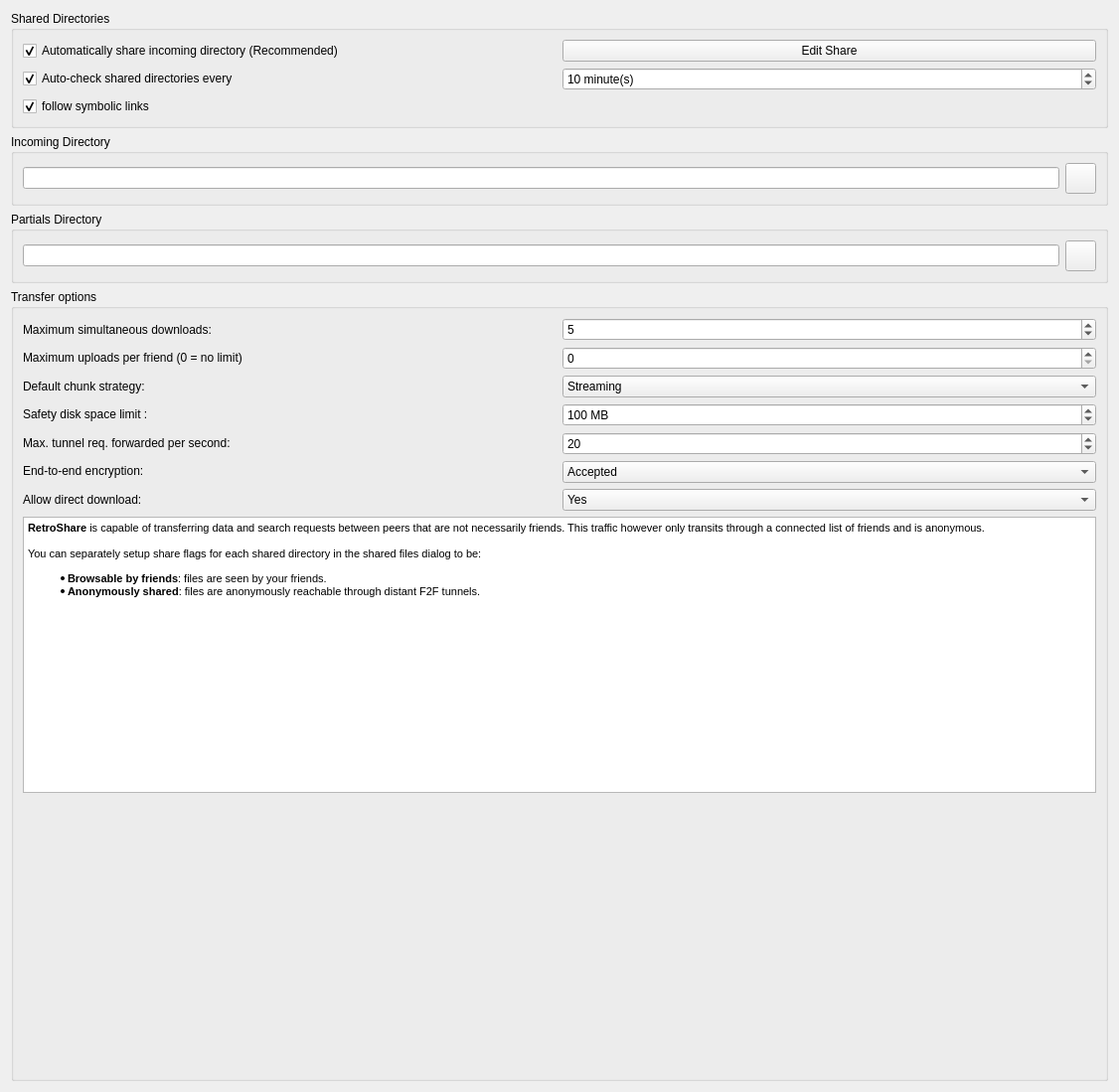
<?xml version="1.0" encoding="UTF-8"?>
<ui version="4.0">
 <class>TransferPage</class>
 <widget class="QWidget" name="TransferPage">
  <property name="geometry">
   <rect>
    <x>0</x>
    <y>0</y>
    <width>1126</width>
    <height>1099</height>
   </rect>
  </property>
  <layout class="QVBoxLayout" name="TransferPageVLayout">
   <item>
    <widget class="QGroupBox" name="sharedGBox">
     <property name="title">
      <string>Shared Directories</string>
     </property>
     <layout class="QVBoxLayout" name="sharedGBoxVLayout">
      <item>
       <layout class="QHBoxLayout" name="shareDownloadHLayout">
        <item>
         <widget class="QCheckBox" name="shareDownloadDirectoryCB">
          <property name="enabled">
           <bool>true</bool>
          </property>
          <property name="text">
           <string>Automatically share incoming directory (Recommended)</string>
          </property>
          <property name="checked">
           <bool>true</bool>
          </property>
         </widget>
        </item>
        <item>
         <widget class="QPushButton" name="editShareButton">
          <property name="text">
           <string>Edit Share</string>
          </property>
         </widget>
        </item>
       </layout>
      </item>
      <item>
       <layout class="QHBoxLayout" name="autoCheckDirectoriesHLayout">
        <item>
         <widget class="QCheckBox" name="autoCheckDirectories_CB">
          <property name="text">
           <string>Auto-check shared directories every </string>
          </property>
          <property name="checked">
           <bool>true</bool>
          </property>
         </widget>
        </item>
        <item>
         <widget class="QSpinBox" name="autoCheckDirectoriesDelay_SB">
          <property name="suffix">
           <string> minute(s)</string>
          </property>
          <property name="minimum">
           <number>1</number>
          </property>
          <property name="maximum">
           <number>5000</number>
          </property>
          <property name="value">
           <number>10</number>
          </property>
         </widget>
        </item>
       </layout>
      </item>
      <item>
       <layout class="QHBoxLayout" name="followSymLinksHLayout">
        <item>
         <widget class="QCheckBox" name="followSymLinks_CB">
          <property name="toolTip">
           <string>&lt;html&gt;&lt;head/&gt;&lt;body&gt;&lt;p&gt;Tells Retroshare to follow the links. Loops and duplicate directories are automatically taken care of. If unchecked, Retroshare will just ignore symbolic links to both files and directories.&lt;/p&gt;&lt;/body&gt;&lt;/html&gt;</string>
          </property>
          <property name="text">
           <string>follow symbolic links</string>
          </property>
          <property name="checked">
           <bool>true</bool>
          </property>
         </widget>
        </item>
       </layout>
      </item>
     </layout>
    </widget>
   </item>
   <item>
    <widget class="QGroupBox" name="incomingGBox">
     <property name="title">
      <string>Incoming Directory</string>
     </property>
     <layout class="QGridLayout" name="incomingGBoxGLayout">
      <item row="0" column="0">
       <widget class="QLineEdit" name="incomingDir">
        <property name="readOnly">
         <bool>true</bool>
        </property>
       </widget>
      </item>
      <item row="0" column="1">
       <widget class="QPushButton" name="incomingButton">
        <property name="minimumSize">
         <size>
          <width>31</width>
          <height>31</height>
         </size>
        </property>
        <property name="maximumSize">
         <size>
          <width>31</width>
          <height>31</height>
         </size>
        </property>
        <property name="toolTip">
         <string>Browse</string>
        </property>
        <property name="text">
         <string/>
        </property>
        <property name="icon">
         <iconset resource="../images.qrc">
          <normaloff>:/images/directoryselect_24x24_shadow.png</normaloff>:/images/directoryselect_24x24_shadow.png</iconset>
        </property>
        <property name="iconSize">
         <size>
          <width>24</width>
          <height>24</height>
         </size>
        </property>
       </widget>
      </item>
     </layout>
    </widget>
   </item>
   <item>
    <widget class="QGroupBox" name="partialGBox">
     <property name="title">
      <string>Partials Directory</string>
     </property>
     <layout class="QGridLayout" name="partialGBoxGLayout">
      <item row="0" column="0">
       <widget class="QLineEdit" name="partialsDir">
        <property name="readOnly">
         <bool>true</bool>
        </property>
       </widget>
      </item>
      <item row="0" column="1">
       <widget class="QPushButton" name="partialButton">
        <property name="minimumSize">
         <size>
          <width>31</width>
          <height>31</height>
         </size>
        </property>
        <property name="maximumSize">
         <size>
          <width>31</width>
          <height>31</height>
         </size>
        </property>
        <property name="toolTip">
         <string>Browse</string>
        </property>
        <property name="text">
         <string/>
        </property>
        <property name="icon">
         <iconset resource="../images.qrc">
          <normaloff>:/images/directoryselect_24x24_shadow.png</normaloff>:/images/directoryselect_24x24_shadow.png</iconset>
        </property>
        <property name="iconSize">
         <size>
          <width>24</width>
          <height>24</height>
         </size>
        </property>
       </widget>
      </item>
     </layout>
    </widget>
   </item>
   <item>
    <widget class="QGroupBox" name="transfertGBox">
     <property name="title">
      <string>Transfer options</string>
     </property>
     <layout class="QVBoxLayout" name="transfertGBoxVLayout">
      <item>
       <layout class="QHBoxLayout" name="transfertHLayout">
        <item>
         <layout class="QVBoxLayout" name="transfertLabelVLayout">
          <item>
           <widget class="QLabel" name="_queueSize_Label">
            <property name="text">
             <string>Maximum simultaneous downloads:</string>
            </property>
           </widget>
          </item>
          <item>
           <widget class="QLabel" name="_max_up_Label">
            <property name="text">
             <string>Maximum uploads per friend (0 = no limit)</string>
            </property>
           </widget>
          </item>
          <item>
           <widget class="QLabel" name="_defaultStrategy_Label">
            <property name="text">
             <string>Default chunk strategy:</string>
            </property>
           </widget>
          </item>
          <item>
           <widget class="QLabel" name="_diskSpaceLimit_Label">
            <property name="text">
             <string>Safety disk space limit :</string>
            </property>
           </widget>
          </item>
          <item>
           <widget class="QLabel" name="_max_tr_up_per_sec_Label">
            <property name="text">
             <string>Max. tunnel req. forwarded per second:</string>
            </property>
           </widget>
          </item>
          <item>
           <widget class="QLabel" name="_e2e_encryption_Label">
            <property name="text">
             <string>End-to-end encryption:</string>
            </property>
           </widget>
          </item>
          <item>
           <widget class="QLabel" name="_filePermDirectDL_Label">
            <property name="text">
             <string>Allow direct download:</string>
            </property>
           </widget>
          </item>
         </layout>
        </item>
        <item>
         <layout class="QVBoxLayout" name="transfertValuesVLayout">
          <item>
           <widget class="QSpinBox" name="_queueSize_SB">
            <property name="enabled">
             <bool>true</bool>
            </property>
            <property name="minimum">
             <number>1</number>
            </property>
            <property name="singleStep">
             <number>1</number>
            </property>
            <property name="value">
             <number>5</number>
            </property>
           </widget>
          </item>
          <item>
           <widget class="QSpinBox" name="_max_up_SB"/>
          </item>
          <item>
           <widget class="QComboBox" name="_defaultStrategy_CB">
            <property name="enabled">
             <bool>true</bool>
            </property>
            <property name="toolTip">
             <string>&lt;html&gt;&lt;head/&gt;&lt;body&gt;&lt;p&gt;&lt;span style=&quot; font-weight:600;&quot;&gt;Streaming &lt;/span&gt;causes the transfer to request 1MB file chunks in increasing order, facilitating preview while downloading. &lt;span style=&quot; font-weight:600;&quot;&gt;Random&lt;/span&gt; is purely random and favors swarming behavior. &lt;span style=&quot; font-weight:600;&quot;&gt;Progressive&lt;/span&gt; is a compromise, selecting the next chunk at random within less than 50MB after the end of the partial file. That allows  some randomness while preventing large empty file initialization times.&lt;/p&gt;&lt;/body&gt;&lt;/html&gt;</string>
            </property>
            <item>
             <property name="text">
              <string>Streaming</string>
             </property>
            </item>
            <item>
             <property name="text">
              <string>Progressive</string>
             </property>
            </item>
            <item>
             <property name="text">
              <string>Random</string>
             </property>
            </item>
           </widget>
          </item>
          <item>
           <widget class="QSpinBox" name="_diskSpaceLimit_SB">
            <property name="toolTip">
             <string>&lt;html&gt;&lt;head/&gt;&lt;body&gt;&lt;p&gt;Retroshare will suspend all transfers and config file saving if the disk space goes below this limit. That prevents loss of information on some systems. A popup window will warn you when that happens.&lt;/p&gt;&lt;/body&gt;&lt;/html&gt;</string>
            </property>
            <property name="suffix">
             <string> MB</string>
            </property>
            <property name="minimum">
             <number>50</number>
            </property>
            <property name="maximum">
             <number>1000</number>
            </property>
            <property name="singleStep">
             <number>10</number>
            </property>
            <property name="value">
             <number>100</number>
            </property>
           </widget>
          </item>
          <item>
           <widget class="QSpinBox" name="_max_tr_up_per_sec_SB">
            <property name="toolTip">
             <string>&lt;html&gt;&lt;head/&gt;&lt;body&gt;&lt;p&gt;This value controls how many tunnel request your peer can forward per second. &lt;/p&gt;&lt;p&gt;If you have a large internet bandwidth, you may raise this up to 30-40, to allow statistically longer tunnels to pass. Be very careful though, since this generates  many small packets that can significantly slow down your own file transfer. &lt;/p&gt;&lt;p&gt;The default value is 20. If you're not sure, keep it that way.&lt;/p&gt;&lt;/body&gt;&lt;/html&gt;</string>
            </property>
            <property name="minimum">
             <number>5</number>
            </property>
            <property name="maximum">
             <number>100</number>
            </property>
            <property name="singleStep">
             <number>1</number>
            </property>
            <property name="value">
             <number>20</number>
            </property>
           </widget>
          </item>
          <item>
           <widget class="QComboBox" name="_e2e_encryption_CB">
            <property name="toolTip">
             <string>&lt;html&gt;&lt;head/&gt;&lt;body&gt;&lt;p&gt;Anonymous tunnels can be end-o-end encrypted. In order to maintain backward compatibility, this can be made optional (choosing &amp;quot;Accepted&amp;quot;), but in the end, all Retroshare nodes will be switched to &amp;quot;Enforced&amp;quot;, meaning that all anonymous transfers will be end-to-end encrypted. With &amp;quot;Accepted&amp;quot;, it is likely that you will transfer using twice as many tunnels, since there is no way to know that an encrypted and a clear tunnel actually transfer from the same source.&lt;/p&gt;&lt;/body&gt;&lt;/html&gt;</string>
            </property>
            <item>
             <property name="text">
              <string>Accepted</string>
             </property>
            </item>
            <item>
             <property name="text">
              <string>Enforced</string>
             </property>
            </item>
           </widget>
          </item>
          <item>
           <widget class="QComboBox" name="_filePermDirectDL_CB">
            <property name="toolTip">
             <string>&lt;html&gt;&lt;head/&gt;&lt;body&gt;&lt;p&gt;How RS manage direct download setting.&lt;/p&gt;&lt;/body&gt;&lt;/html&gt;</string>
            </property>
            <item>
             <property name="text">
              <string>Yes</string>
             </property>
            </item>
            <item>
             <property name="text">
              <string>No</string>
             </property>
            </item>
            <item>
             <property name="text">
              <string>Per user</string>
             </property>
            </item>
           </widget>
          </item>
         </layout>
        </item>
       </layout>
      </item>
      <item>
       <widget class="QTextEdit" name="textEdit">
        <property name="readOnly">
         <bool>true</bool>
        </property>
        <property name="html">
         <string>&lt;!DOCTYPE HTML PUBLIC &quot;-//W3C//DTD HTML 4.0//EN&quot; &quot;http://www.w3.org/TR/REC-html40/strict.dtd&quot;&gt;
&lt;html&gt;&lt;head&gt;&lt;meta name=&quot;qrichtext&quot; content=&quot;1&quot; /&gt;&lt;style type=&quot;text/css&quot;&gt;
p, li { white-space: pre-wrap; }
&lt;/style&gt;&lt;/head&gt;&lt;body style=&quot; font-family:'Sans'; font-size:9pt; font-weight:400; font-style:normal;&quot;&gt;
&lt;p style=&quot; margin-top:0px; margin-bottom:0px; margin-left:0px; margin-right:0px; -qt-block-indent:0; text-indent:0px;&quot;&gt;&lt;span style=&quot; font-size:8pt; font-weight:600;&quot;&gt;RetroShare&lt;/span&gt;&lt;span style=&quot; font-size:8pt;&quot;&gt; is capable of transferring data and search requests between peers that are not necessarily friends. This traffic however only transits through a connected list of friends and is anonymous.&lt;/span&gt;&lt;/p&gt;
&lt;p style=&quot;-qt-paragraph-type:empty; margin-top:0px; margin-bottom:0px; margin-left:0px; margin-right:0px; -qt-block-indent:0; text-indent:0px; font-size:8pt;&quot;&gt;&lt;br /&gt;&lt;/p&gt;
&lt;p style=&quot; margin-top:0px; margin-bottom:0px; margin-left:0px; margin-right:0px; -qt-block-indent:0; text-indent:0px;&quot;&gt;&lt;span style=&quot; font-size:8pt;&quot;&gt;You can separately setup share flags for each shared directory in the shared files dialog to be:&lt;/span&gt;&lt;/p&gt;
&lt;ul style=&quot;margin-top: 0px; margin-bottom: 0px; margin-left: 0px; margin-right: 0px; -qt-list-indent: 1;&quot;&gt;&lt;li style=&quot; font-size:8pt;&quot; style=&quot; margin-top:12px; margin-bottom:0px; margin-left:0px; margin-right:0px; -qt-block-indent:0; text-indent:0px;&quot;&gt;&lt;span style=&quot; font-weight:600;&quot;&gt;Browsable by friends&lt;/span&gt;: files are seen by your friends.&lt;/li&gt;
&lt;li style=&quot; font-size:8pt;&quot; style=&quot; margin-top:0px; margin-bottom:12px; margin-left:0px; margin-right:0px; -qt-block-indent:0; text-indent:0px;&quot;&gt;&lt;span style=&quot; font-weight:600;&quot;&gt;Anonymously shared&lt;/span&gt;: files are anonymously reachable through distant F2F tunnels.&lt;/li&gt;&lt;/ul&gt;&lt;/body&gt;&lt;/html&gt;</string>
        </property>
       </widget>
      </item>
      <item>
       <spacer name="verticalSpacer">
        <property name="orientation">
         <enum>Qt::Vertical</enum>
        </property>
        <property name="sizeHint" stdset="0">
         <size>
          <width>20</width>
          <height>40</height>
         </size>
        </property>
       </spacer>
      </item>
     </layout>
    </widget>
   </item>
  </layout>
 </widget>
 <resources>
  <include location="../images.qrc"/>
 </resources>
 <connections/>
</ui>
